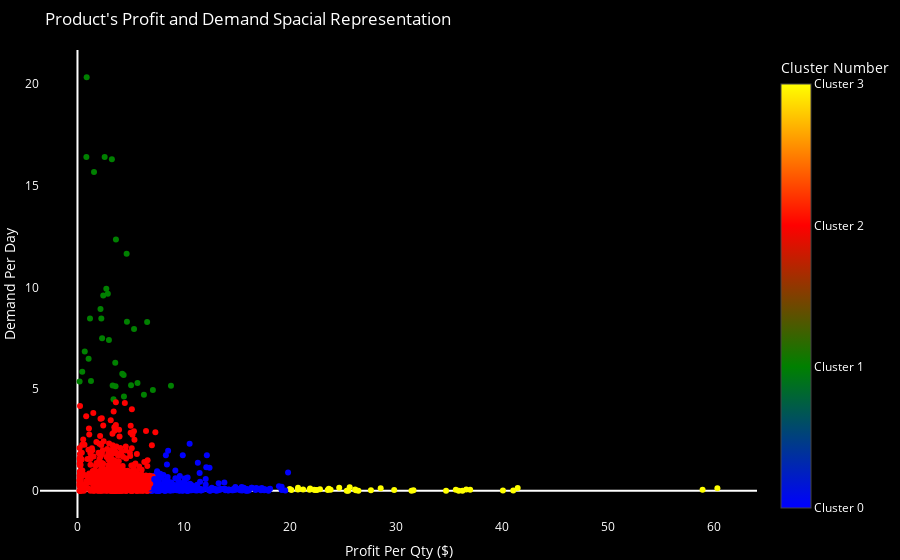

Notebook code for this chart:
### Code cell
# Creating interactive plot
cluster_colors = ['blue', 'green', 'red', 'yellow']


trace = go.Scatter(
    x=df.ProfitPerQty,
    y=df.DemandPerDay,
    mode='markers',
    marker=dict(
        color=df.cluster_number,
        colorscale=[[i / (len(cluster_colors) - 1), cluster_colors[i]] for i in range(len(cluster_colors))],  # Define custom discrete colorscale
        colorbar=dict(
            title='Cluster Number',
            tickvals=list(range(len(cluster_colors))),  # Set tick values for discrete clusters
            ticktext=['Cluster {}'.format(i) for i in range(len(cluster_colors))]  # Set tick labels for discrete clusters
        )
    )
)

# Create layout
layout = go.Layout(
    title="Product's Profit and Demand Spacial Representation",
    xaxis=dict(title='Profit Per Qty ($)'),
    yaxis=dict(title='Demand Per Day'),
    margin=dict(l=10, r=0, t=50, b=0),
    plot_bgcolor='black',  # Set background color to black
    paper_bgcolor='black',  # Set paper color to black (the area outside the plot)
    font=dict(color='white'),  # Set text color to white
    xaxis_showgrid=False,  # Hide x-axis gridlines
    yaxis_showgrid=False  # Hide y-axis gridlines
)

# Create figure
fig = go.Figure(data=[trace], layout=layout)
fig.show()

### Figure 1 — Plotly figure (JSON) as saved in the notebook; plotly's stock layout.template omitted (floating-point values rounded to 4 significant figures; data arrays with more than 128 entries replaced by an {"elided": "..."} marker saying what was removed)
{"data": [{"marker": {"color": {"elided": "1810 int values"}, "colorbar": {"ticktext": ["Cluster 0", "Cluster 1", "Cluster 2", "Cluster 3"], "tickvals": [0, 1, 2, 3], "title": {"text": "Cluster Number"}}, "colorscale": [[0, "blue"], [0.3333, "green"], [0.6667, "red"], [1, "yellow"]]}, "mode": "markers", "type": "scatter", "x": {"elided": "1810 float values"}, "y": {"elided": "1810 float values"}}], "layout": {"font": {"color": "white"}, "margin": {"b": 0, "l": 10, "r": 0, "t": 50}, "paper_bgcolor": "black", "plot_bgcolor": "black", "title": {"text": "Product's Profit and Demand Spacial Representation"}, "xaxis": {"showgrid": false, "title": {"text": "Profit Per Qty ($)"}}, "yaxis": {"showgrid": false, "title": {"text": "Demand Per Day"}}}}
